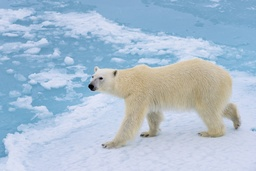
#> input picture images/pbear1.jpg, 256 x 171 px, shrunk from 1024 x 683 before the run
$ python py_notebook_separated.py
#> lines starting #> are read from the running program, lines starting #| are printed output that depends on the picture
# %%

####################################################################
#################### Adjust Exposure in Image ######################
####################################################################
from __future__ import print_function
from builtins import input
import cv2
import numpy as np
import argparse
import matplotlib
import matplotlib.pyplot as plt
import matplotlib.gridspec as gridspec
from PIL import Image

image = cv2.imread('images/pbear1.jpg')
#> image is the input picture: shape (171, 256, 3); mean B, G, R 208.4, 190.1, 169.8

# image = Image.open('images/pbear1.jpg')

# im_arr = np.asarray(image)
# new_image = np.zeros(image.shape, image.dtype)

alpha = 1.0 # Simple contrast control
beta = 50.0    # Simple brightness control

new_image = cv2.convertScaleAbs(image, alpha=alpha, beta=beta)
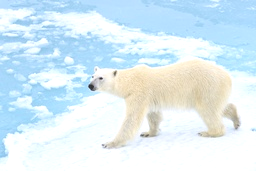
#> new_image: shape (171, 256, 3); mean B, G, R 244.7, 237, 219.1

print("new image array: ")
print(new_image.shape)
#| (171, 256, 3)

# [5 lines of commented-out code are left out]
hist_before = cv2.calcHist([cv2.cvtColor(image, cv2.COLOR_BGR2GRAY)],[0],None,[256],[0,256])
#> hist_before = 256 values, max 1176 at index 166, min 0 at index 0, mean 171
hist_after = cv2.calcHist([cv2.cvtColor(new_image, cv2.COLOR_BGR2GRAY)],[0],None,[256],[0,256])
#> hist_after = 256 values, max 7349 at index 255, min 0 at index 0, mean 171


fig = plt.figure(figsize=(20,14),constrained_layout=True)
spec2 = gridspec.GridSpec(ncols=2, nrows=2, figure=fig)
f2_ax1 = fig.add_subplot(spec2[0, 0])
f2_ax1.imshow(cv2.cvtColor(image, cv2.COLOR_BGR2RGB))
f2_ax2 = fig.add_subplot(spec2[0, 1])
f2_ax2.hist(cv2.cvtColor(image, cv2.COLOR_BGR2GRAY).ravel(),256,[0,256])
f2_ax3 = fig.add_subplot(spec2[1, 0])
f2_ax3.imshow(cv2.cvtColor(new_image, cv2.COLOR_BGR2RGB))
f2_ax4 = fig.add_subplot(spec2[1, 1])
f2_ax4.hist(cv2.cvtColor(new_image, cv2.COLOR_BGR2GRAY).ravel(),256,[0,256])

# %%

####################################################################
################# Add Noise to Image v1 (working) ##################
####################################################################
import cv2
import numpy as np
import argparse
import matplotlib
import matplotlib.pyplot as plt
import matplotlib.gridspec as gridspec
from PIL import Image
from skimage.util import random_noise

image = cv2.imread('images/pbear1.jpg')
# convert PIL Image to ndarray
im_arr = np.asarray(image)

# random_noise() method will convert image in [0, 255] to [0, 1.0],
# inherently it use np.random.normal() to create normal distribution
# and adds the generated noised back to image
noise_img = random_noise(im_arr, mode='gaussian', var=0.2**2)
noise_img = (255*noise_img).astype(np.uint8)


# img = Image.fromarray(noise_img)
# img.save("images/random_noise_image.jpg")
# img.show()

fig = plt.figure(figsize=(20,14),constrained_layout=True)
spec2 = gridspec.GridSpec(ncols=2, nrows=2, figure=fig)
f2_ax1 = fig.add_subplot(spec2[0, 0])
f2_ax1.imshow(cv2.cvtColor(image, cv2.COLOR_BGR2RGB))
f2_ax2 = fig.add_subplot(spec2[0, 1])
f2_ax2.hist(cv2.cvtColor(image, cv2.COLOR_BGR2GRAY).ravel(),256,[0,256])
f2_ax3 = fig.add_subplot(spec2[1, 0])
f2_ax3.imshow(cv2.cvtColor(noise_img, cv2.COLOR_BGR2RGB))
f2_ax4 = fig.add_subplot(spec2[1, 1])
f2_ax4.hist(cv2.cvtColor(noise_img, cv2.COLOR_BGR2GRAY).ravel(),256,[0,256])

# %%

####################################################################
##################### Convert image to b/w #########################
####################################################################
import cv2
import numpy as np
from PIL import Image

# img = Image.open("images/pbear1.jpg") # open colour image
# img = img.convert('1') # convert image to black and white
# img.show()

originalImage = cv2.imread('images/bird1.jpg')
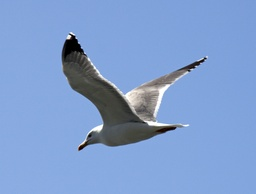
#> input picture images/bird1.jpg, 256 x 194 px, shrunk from 1024 x 777 before the run
#> originalImage is the input picture: shape (194, 256, 3); mean B, G, R 206.2, 157.9, 127.8
grayImage = cv2.cvtColor(originalImage, cv2.COLOR_BGR2GRAY)
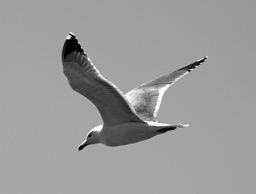
#> grayImage: shape (194, 256); min 0, max 255, mean 154.4
# blackAndWhiteImage = cv2.adaptiveThreshold(grayImage, 127, cv2.ADAPTIVE_THRESH_GAUSSIAN_C, cv2.THRESH_BINARY, 301, 5)


im_arr = np.asarray(grayImage)
img = Image.fromarray(im_arr)
# img.save("images/grayscale_image.jpg")
img.show()

# %%
####################################################################
############# Convert image to b/w and add noise ###################
####################################################################
import cv2
import numpy as np
import argparse
import matplotlib
import matplotlib.pyplot as plt
import matplotlib.gridspec as gridspec
from PIL import Image
from skimage.util import random_noise

# img = Image.open("images/pbear1.jpg") # open colour image
# img = img.convert('1') # convert image to black and white
# img.show()

originalImage = cv2.imread('images/bird1.jpg')
grayImage = cv2.cvtColor(originalImage, cv2.COLOR_BGR2GRAY)
# blackAndWhiteImage = cv2.adaptiveThreshold(grayImage, 255, cv2.ADAPTIVE_THRESH_GAUSSIAN_C, cv2.THRESH_BINARY, 301, 5)

im_arr = np.asarray(grayImage)

# random_noise() method will convert image in [0, 255] to [0, 1.0],
# inherently it use np.random.normal() to create normal distribution
# and adds the generated noised back to image
noise_img = random_noise(im_arr, mode='gaussian', var=0.2**2)
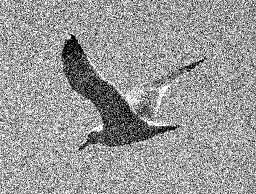
#> noise_img: shape (194, 256) float64; min 0, max 1, mean 0.603
noise_img = (255*noise_img).astype(np.uint8)

# row, col = grayImage.shape
# gauss = np.random.normal(10,10,(row,col))
# noisy = grayImage + gauss


fig1 = plt.figure(figsize=(9,3),constrained_layout=True)
spec1 = gridspec.GridSpec(ncols=2, nrows=1, figure=fig1)
fig1_sub1 = fig1.add_subplot(spec1[0, 0])
fig1_sub1.imshow(grayImage, cmap='gray')
fig1_sub1.set_xlabel('image width')
fig1_sub1.set_ylabel('image height')

fig1_sub2 = fig1.add_subplot(spec1[0, 1])
fig1_sub2.hist(grayImage.ravel(),256,[0,256])
fig1_sub2.set_xlabel('pixel value')
fig1_sub2.set_ylabel('count')

fig1.savefig('plots/bird_grayscale.png', bbox_inches='tight')
#> figure, not shown here; panel 2: tallest bar 5137 high, from x = 166 to 167

fig2 = plt.figure(figsize=(9,3),constrained_layout=True)
spec2 = gridspec.GridSpec(ncols=2, nrows=1, figure=fig2)
fig2_sub1 = fig2.add_subplot(spec2[0, 0])
fig2_sub1.imshow(noise_img, cmap='gray')
fig2_sub1.set_xlabel('Image width')
fig2_sub1.set_ylabel('image height')

fig2_sub2 = fig2.add_subplot(spec2[0, 1])
fig2_sub2.hist(noise_img.ravel(),256,[0,256])
fig2_sub2.set_xlabel('pixel value')
fig2_sub2.set_ylabel('count')

fig2.savefig('plots/bird_grayscale_noise.png', bbox_inches='tight')
#> figure, not shown here; panel 2: tallest bar 1762 high, from x = 255 to 256

fig3 = plt.figure(figsize=(9,3),constrained_layout=True)
spec3 = gridspec.GridSpec(ncols=2, nrows=1, figure=fig3)
fig3_sub1 = fig3.add_subplot(spec3[0, 0])
fig3_sub1.imshow(cv2.cvtColor(originalImage, cv2.COLOR_BGR2RGB), cmap='gray')
fig3_sub1.set_xlabel('image width')
fig3_sub1.set_ylabel('image height')

fig3_sub2 = fig3.add_subplot(spec3[0, 1])
fig3_sub2.hist(cv2.cvtColor(originalImage, cv2.COLOR_BGR2RGB).ravel(),256,[0,256])
fig3_sub2.set_xlabel('pixel value')
fig3_sub2.set_ylabel('count')

fig3.savefig('plots/bird_original.png', bbox_inches='tight')
#> figure, not shown here; panel 2: tallest bar 5977 high, from x = 221 to 222

# %%

### Another way of converting to grayscale using the Recommendation BT.601-7
import cv2
from skimage.util import random_noise
import numpy as np
from PIL import Image
from skimage.filters import threshold_yen
from skimage.io import imread, imsave, imshow_collection
from skimage.exposure import rescale_intensity, equalize_adapthist
import matplotlib.pyplot as plt
import skimage as ski
# Imported PIL Library from PIL import Image

# Open an Image
def open_image(path):
#> called with path = 'images/pbear1.jpg'
  newImage = Image.open(path)
  return newImage

# Save Image
def save_image(image, path):
  image.save(path, 'png')


# Create a new image with the given size
def create_image(i, j):
  image = Image.new("RGB", (i, j), "white")
  return image


# Get the pixel from the given image
def get_pixel(image, i, j):
  # Inside image bounds?
#> called with i = 0, j = 0
  width, height = image.size
#> width = 256; height = 171
  if i > width or j > height:
    return None

  # Get Pixel
  pixel = image.getpixel((i, j))
#> pixel = (138, 176, 213)
#| Color: (138, 176, 213)
  return pixel

# Create a Grayscale version of the image
def convert_grayscale(image):
  # Get size
  width, height = image.size
#> width = 256; height = 171

  # Create new Image and a Pixel Map
  new = create_image(width, height)
#> in create_image, `image = Image.new("RGB", (i, j), "white")`: image: PIL image 256x171 RGB; every value is 255
  pixels = new.load()

  # Transform to grayscale
  for i in range(width):
    for j in range(height):
      # Get Pixel
      pixel = get_pixel(image, i, j)

      # Get R, G, B values (This are int from 0 to 255)
      red =   pixel[0]
      green = pixel[1]
      blue =  pixel[2]

      # Transform to grayscale
      gray = (red * 0.299) + (green * 0.587) + (blue * 0.114)

      # Set Pixel in new image
      pixels[i, j] = (int(gray), int(gray), int(gray))
#> this loop made 256 passes

  # Return new image
  return new


# Load Image (JPEG/JPG needs libjpeg to load)
original = open_image('images/pbear1.jpg')

# Example Pixel Color
print('Color: ' + str(get_pixel(original, 0, 0)))

# Convert to Grayscale and save
new = convert_grayscale(original)
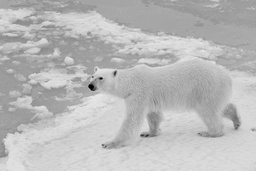
#> new: PIL image 256x171 RGB; min 1, max 233, mean 185.7

new.show()


# %%
#> figure, not shown here; panel 2: tallest bar 1176 high, from x = 166 to 167; panel 4: tallest bar 7349 high, from x = 255 to 256
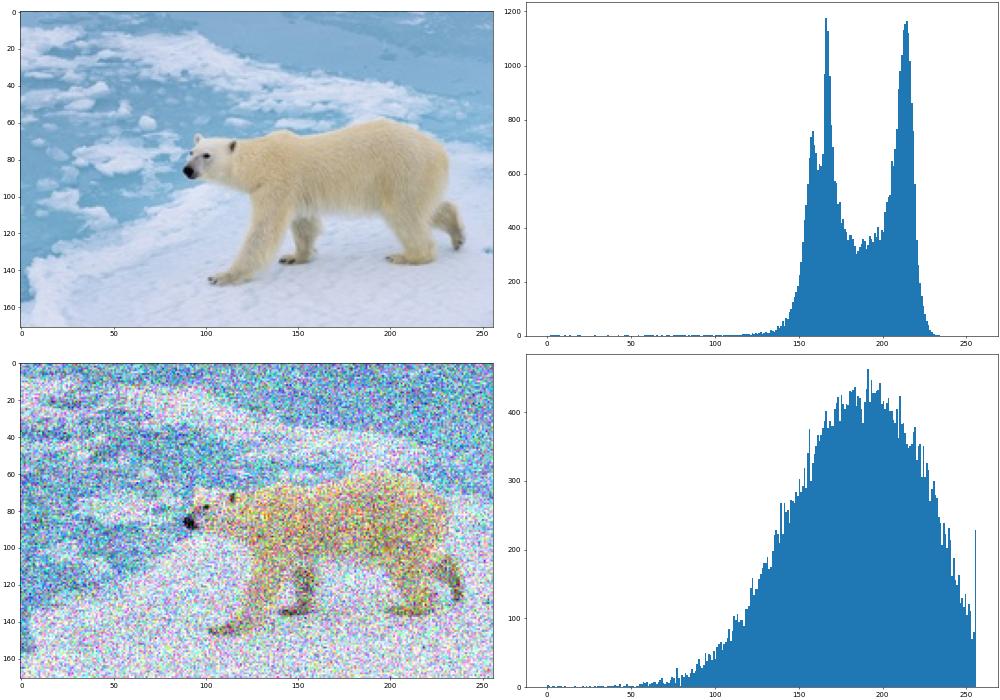
#> figure drawn by matplotlib, 4 panels; panel 2: tallest bar 1176 high, from x = 166 to 167; panel 4: tallest bar 462 high, from x = 191 to 192
#> figure, not shown here; panel 2: tallest bar 5137 high, from x = 166 to 167
#> figure, not shown here; panel 2: tallest bar 1762 high, from x = 255 to 256
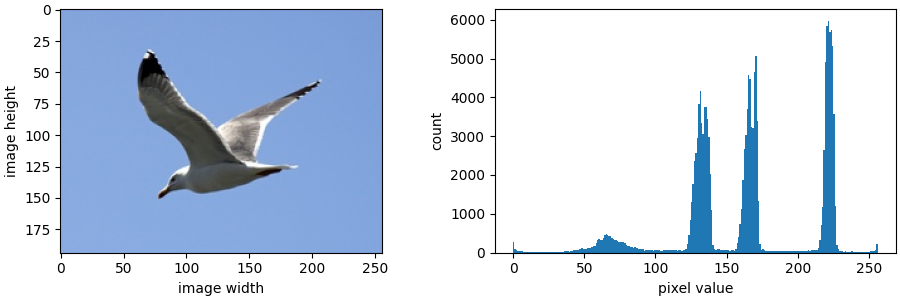
#> figure drawn by matplotlib, 2 panels; panel 2: tallest bar 5977 high, from x = 221 to 222
